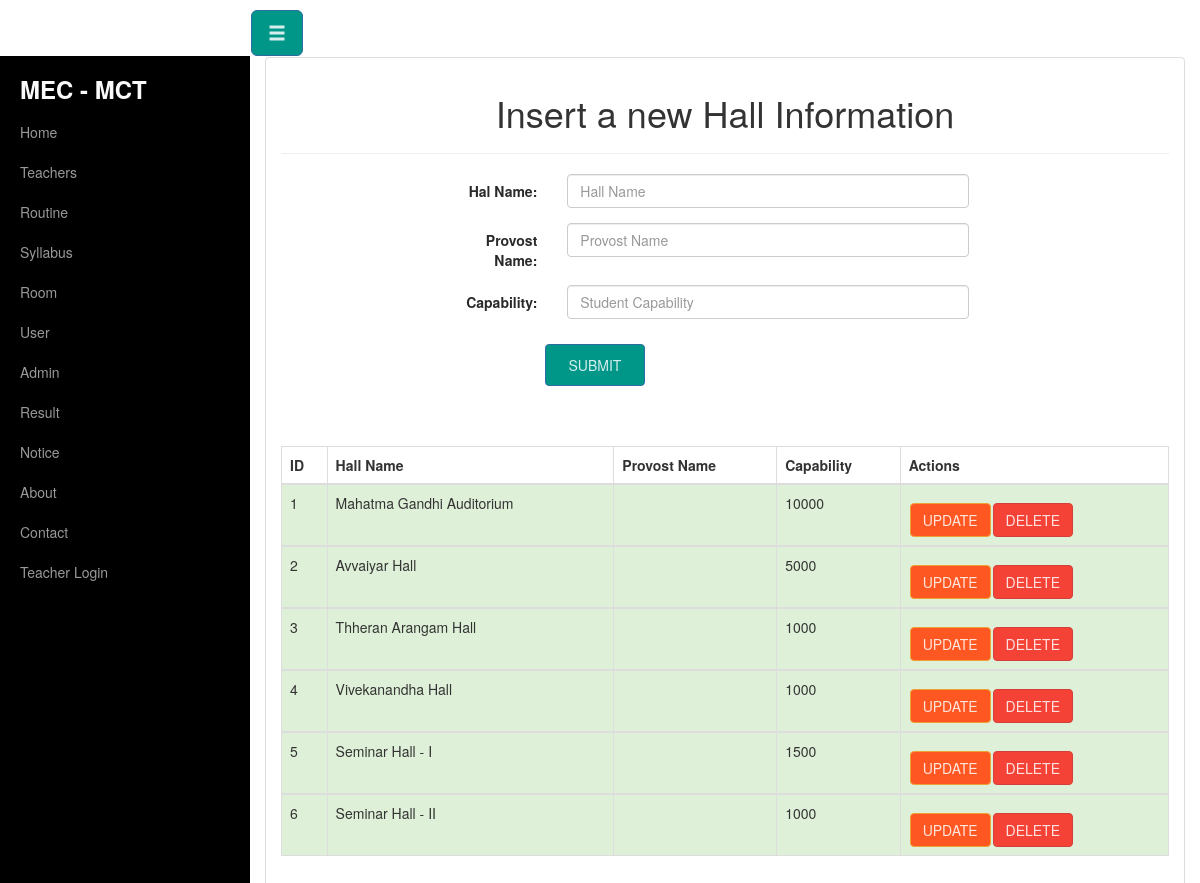
The page /hall_insert.php on the database its author committed.
### tables this page shows
CREATE TABLE IF NOT EXISTS `hall` (
  `id` int(11) NOT NULL AUTO_INCREMENT,
  `hall_name` varchar(255) NOT NULL,
  `capability` varchar(20) NOT NULL,
  PRIMARY KEY (`id`)
);

### hall_insert.php (the view, shortened to what this page needs)
<?php include("header.php");?>
<?php include('db_con.php');?>
<div class="container-fluid">
    <div class="row" id="wrapper">
    <?php require_once'menubar.php';?>
    <div class="col-sm-12">
        <div class="panel panel-default">
        <div class="panel-body">
<center><h1>Insert a new Hall Information</h1></center>
    <hr>
<div class="col-sm-10 col-sm-offset-2">
<form action="hall_insert.php" method="post" class="form-horizontal" role="form">
            <div class="form-group">
                <label for="hall_name" class="col-sm-2 control-label">Hal Name:</label>
                <div class="col-sm-7">
                <input type="text" class="form-control" name="hall_name" placeholder="Hall Name" >
                </div>
            </div>
			<div class="form-group">
                <label for="provost_name" class="col-sm-2 control-label">Provost Name:</label>
                <div class="col-sm-7">
                    <input type="text" class="form-control" name="provost_name" placeholder="Provost Name">
                </div>
            </div>
            <div class="form-group">
                <label for="capability" class="col-sm-2 control-label">Capability:</label>
                <div class="col-sm-7">
                    <input type="text" class="form-control" name="capability" placeholder="Student Capability">
                </div>
            </div>
            <input type="submit" name="submit" value="Submit" class="btn btn-primary" style="padding: 10px; width: 100px; left:100px;">
            <br>
                <br>
                    <br>
                        <br>
 </form>
</div>
<?php
        $sql1 = "SELECT * FROM hall";
        $result1 = mysqli_query($conn,$sql1);
                echo "<table class='table table-bordered'>";
                echo "<thead>";
                echo "<tr>";
                echo "<th>ID</th>";
                echo "<th>Hall Name</th>";
                echo "<th>Provost Name</th>";
                echo "<th>Capability</th>";
                echo "<th>Actions</th>";
                echo "</tr>";
                echo "</thead>";
            while($row1=mysqli_fetch_array($result1)){
                echo "<tbody>";
                echo "<tr class='success'>";
                echo "<td>".$row1['id']."</td>";
                echo "<td>".$row1['hall_name']."</td>";
                echo "<td>".$row1['provost_name']."</td>";
                echo "<td>".$row1['capability']."</td>";
                echo '<td><a href="hall_update.php?id=' . $row1['id'] . '"><b class="btn btn-warning">Update</b></a>' ;
                echo '<a href="delete_hall.php?id=' . $row1['id'] . '" onclick=\'return confirm("Are you sure you want to delete this record?")\'><b class="btn btn-danger">Delete</b></a></td>' ;
                echo "</tr>";
                echo "</tbody>";
            }
                echo "</table>";
    ?>
 </div>
 </div>
 </div>
 </div>
 </div>

### css/style.css (style rules this page uses)
* { box-sizing:border-box; }
#wrapper { padding-left: 0; -webkit-transition: all 0.5s ease; -moz-transition: all 0.5s ease; -o-transition: all 0.5s ease; transition: all 0.5s ease; }
@media (min-width:768px) { #wrapper { padding-left: 250px; } }

### rows shown on the page
hall: id "1", hall_name "Mahatma Gandhi Auditorium", capability "10000"
hall: id "2", hall_name "Avvaiyar Hall", capability "5000"
hall: id "3", hall_name "Thheran Arangam Hall", capability "1000"
hall: id "4", hall_name "Vivekanandha Hall", capability "1000"
hall: id "5", hall_name "Seminar Hall - I", capability "1500"
hall: id "6", hall_name "Seminar Hall - II", capability "1000"
